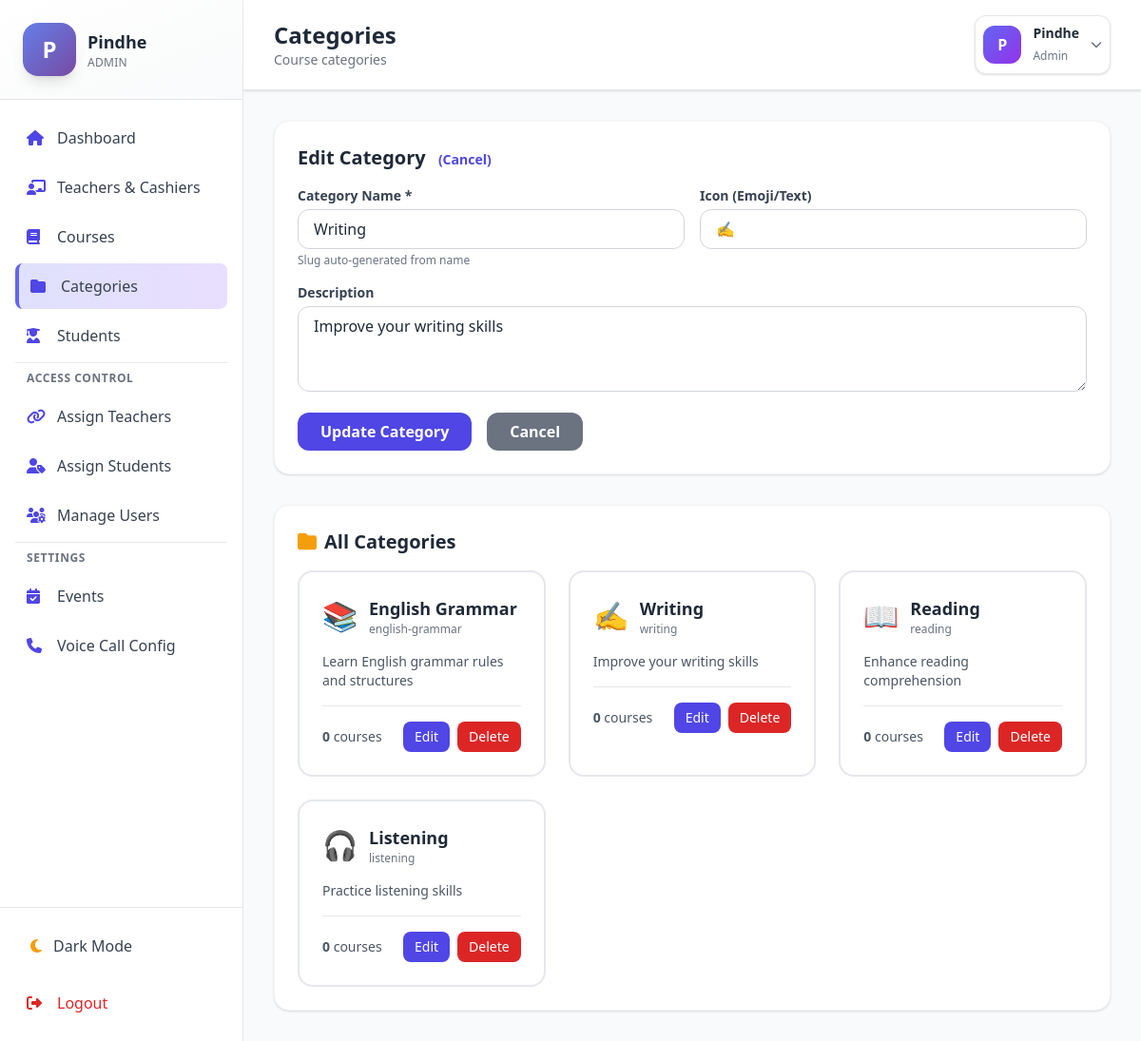
The app's page /admin/categories.php?edit=2 (signed in) with its own data.
### tables this page shows
CREATE TABLE IF NOT EXISTS categories (
    id INT AUTO_INCREMENT PRIMARY KEY,
    name VARCHAR(100) NOT NULL UNIQUE,
    slug VARCHAR(100) NOT NULL UNIQUE,
    description TEXT,
    icon VARCHAR(50),
    created_at TIMESTAMP DEFAULT CURRENT_TIMESTAMP,
    updated_at TIMESTAMP DEFAULT CURRENT_TIMESTAMP ON UPDATE CURRENT_TIMESTAMP
);

### admin/categories.php (the view, shortened to what this page needs)
<?php
$pdo = getDBConnection();
$editCategoryId = isset($_GET['edit']) ? intval($_GET['edit']) : 0;
$editCategory = null;
if ($editCategoryId > 0) {
    $stmt = $pdo->prepare("SELECT * FROM categories WHERE id = ?");
    $stmt->execute([$editCategoryId]);
    $editCategory = $stmt->fetch();
}
try {
    $stmt = $pdo->query("SELECT c.*, COUNT(co.id) as course_count
                        FROM categories c
                        LEFT JOIN courses co ON c.id = co.category_id
                        GROUP BY c.id
                        ORDER BY c.created_at DESC");
    $categories = $stmt->fetchAll();
} catch (PDOException $e) {
    if (strpos($e->getMessage(), 'created_at') !== false) {
        $stmt = $pdo->query("SELECT c.*, COUNT(co.id) as course_count
                            FROM categories c
                            LEFT JOIN courses co ON c.id = co.category_id
                            GROUP BY c.id
                            ORDER BY c.id DESC");
        $categories = $stmt->fetchAll();
    } else {
        throw $e;
    }
}
$pageTitle = 'Categories';
?>
<!DOCTYPE html>
<html lang="en" class="<?php echo isset($_COOKIE['dark_mode'])&&$_COOKIE['dark_mode']==='enabled'?'dark':''; ?>">
<head>
    <script src="https://cdn.tailwindcss.com"></script>
    <link rel="stylesheet" href="https://cdnjs.cloudflare.com/ajax/libs/font-awesome/6.4.0/css/all.min.css">
</head>
<body class="bg-gray-50 dark:bg-gray-900 min-h-screen">
    <?php include __DIR__.'/../includes/admin_sidebar.php'; ?>
    <div class="lg:ml-64">
        <header class="bg-white dark:bg-gray-800 shadow border-b border-gray-200 dark:border-gray-700 sticky top-0 z-20">
            <div class="px-4 sm:px-6 lg:px-8 py-4">
                <div class="flex items-center justify-between gap-4">
                    <div class="flex items-center gap-3">
                        <div>
                            <h1 class="text-2xl font-bold text-gray-800 dark:text-white"><?php echo $pageTitle; ?></h1>
                            <p class="text-sm text-gray-500 dark:text-gray-400">Course categories</p>
                        </div>
                    </div>
                    <?php include __DIR__.'/../includes/admin_header.php'; ?>
                </div>
            </div>
        </header>
        <main class="p-4 sm:p-6 lg:p-8">
        <div class="bg-white dark:bg-gray-800 rounded-2xl shadow border border-gray-100 dark:border-gray-700 p-6 mb-8">
            <h2 class="text-xl font-bold text-gray-800 dark:text-white mb-4">
                <?php echo $editCategory ? 'Edit Category' : 'Create New Category'; ?>
                <?php if ($editCategory): ?><a href="categories.php" class="text-sm text-indigo-600 dark:text-indigo-400 hover:underline ml-2">(Cancel)</a><?php endif; ?>
            </h2>
            <form method="POST" class="space-y-4">
                <div class="grid md:grid-cols-2 gap-4">
                    <div>
                        <label class="block text-sm font-semibold text-gray-700 dark:text-gray-300 mb-1">Category Name *</label>
                        <input type="text" name="name" required placeholder="e.g., English Grammar" value="<?php echo $editCategory ? htmlspecialchars($editCategory['name']) : ''; ?>" class="w-full px-4 py-2 border border-gray-300 dark:border-gray-600 rounded-xl bg-white dark:bg-gray-700 text-gray-800 dark:text-white focus:ring-2 focus:ring-indigo-500 focus:outline-none">
                        <p class="text-xs text-gray-500 dark:text-gray-400 mt-1">Slug auto-generated from name</p>
                    </div>
                    <div>
                        <label class="block text-sm font-semibold text-gray-700 dark:text-gray-300 mb-1">Icon (Emoji/Text)</label>
                        <input type="text" name="icon" placeholder="e.g., 📚" maxlength="50" value="<?php echo $editCategory ? htmlspecialchars($editCategory['icon'] ?? '') : ''; ?>" class="w-full px-4 py-2 border border-gray-300 dark:border-gray-600 rounded-xl bg-white dark:bg-gray-700 text-gray-800 dark:text-white focus:ring-2 focus:ring-indigo-500 focus:outline-none">
                    </div>
                </div>
                <div>
                    <label class="block text-sm font-semibold text-gray-700 dark:text-gray-300 mb-1">Description</label>
                    <textarea name="description" placeholder="Optional" rows="3" class="w-full px-4 py-2 border border-gray-300 dark:border-gray-600 rounded-xl bg-white dark:bg-gray-700 text-gray-800 dark:text-white focus:ring-2 focus:ring-indigo-500 focus:outline-none"><?php echo $editCategory ? htmlspecialchars($editCategory['description'] ?? '') : ''; ?></textarea>
                </div>
                <div class="flex gap-4">
                    <button type="submit" class="bg-indigo-600 text-white px-6 py-2 rounded-xl font-semibold hover:bg-indigo-700"><?php echo $editCategory ? 'Update' : 'Create'; ?> Category</button>
                    <?php if ($editCategory): ?><a href="categories.php" class="bg-gray-500 text-white px-6 py-2 rounded-xl font-semibold hover:bg-gray-600">Cancel</a><?php endif; ?>
                </div>
            </form>
        </div>
        <div class="bg-white dark:bg-gray-800 rounded-2xl shadow border border-gray-100 dark:border-gray-700 p-6">
            <h2 class="text-xl font-bold text-gray-800 dark:text-white mb-4"><i class="fas fa-folder mr-2 text-amber-500"></i>All Categories</h2>
            <?php if (empty($categories)): ?>
                <div class="text-center py-12 text-gray-500 dark:text-gray-400"><i class="fas fa-folder-open text-5xl mb-3 opacity-50"></i><p class="text-lg">No categories yet. Create one above.</p></div>
            <?php else: ?>
                <div class="grid md:grid-cols-2 lg:grid-cols-3 gap-6">
                    <?php foreach ($categories as $c): ?>
                        <div class="bg-white dark:bg-gray-700/50 border-2 border-gray-200 dark:border-gray-600 rounded-2xl p-6 hover:border-amber-400 dark:hover:border-amber-500 transition-colors">
                            <div class="flex items-start justify-between mb-4">
                                <div class="flex items-center space-x-3">
                                    <span class="text-3xl"><?php echo !empty($c['icon']) ? htmlspecialchars($c['icon']) : '📁'; ?></span>
                                    <div>
                                        <h3 class="text-lg font-bold text-gray-800 dark:text-white"><?php echo htmlspecialchars($c['name']); ?></h3>
                                        <?php if (!empty($c['slug'])): ?><p class="text-xs text-gray-500 dark:text-gray-400"><?php echo htmlspecialchars($c['slug']); ?></p><?php endif; ?>
                                    </div>
                                </div>
                            </div>
                            <?php if (!empty($c['description'])): ?><p class="text-gray-600 dark:text-gray-400 text-sm mb-4 line-clamp-2"><?php echo htmlspecialchars($c['description']); ?></p><?php endif; ?>
                            <div class="flex items-center justify-between pt-4 border-t border-gray-200 dark:border-gray-600 gap-2">
                                <span class="text-sm text-gray-600 dark:text-gray-400"><span class="font-semibold"><?php echo $c['course_count']; ?></span> <?php echo $c['course_count']==1?'course':'courses'; ?></span>
                                <span class="inline-flex gap-2">
                                    <a href="categories.php?edit=<?php echo $c['id']; ?>" class="bg-indigo-600 text-white px-3 py-1.5 rounded-lg text-sm hover:bg-indigo-700">Edit</a>
                                    <form method="POST" class="inline" onsubmit="return confirm('Delete this category? Courses will be unassigned.');">
                                        <button type="submit" class="bg-red-600 text-white px-3 py-1.5 rounded-lg text-sm hover:bg-red-700">Delete</button>
                                    </form>
                                </span>
                            </div>
                        </div>
                    <?php endforeach; ?>
                </div>
            <?php endif; ?>
        </div>
        </main>
    </div>
</body>
</html>

### records on screen
categories: name "Writing", icon "✍️", description "Improve your writing skills", slug "writing", course_count "0"
categories: icon "📚", name "English Grammar", slug "english-grammar", description "Learn English grammar rules and structures", course_count "0"
categories: icon "📖", name "Reading", slug "reading", description "Enhance reading comprehension", course_count "0"
categories: icon "🎧", name "Listening", slug "listening", description "Practice listening skills", course_count "0"

### other values on screen
substr($name, 0, 1) "P"
explode(' ', $name)[0] "Pindhe"
$item['label'] "Dashboard"
$item['label'] "Teachers & Cashiers"
$item['label'] "Courses"
$item['label'] "Categories"
$item['label'] "Students"
$item['label'] "Assign Teachers"
$item['label'] "Assign Students"
$item['label'] "Manage Users"
$item['label'] "Events"
$item['label'] "Voice Call Config"
$pageTitle "Categories"
